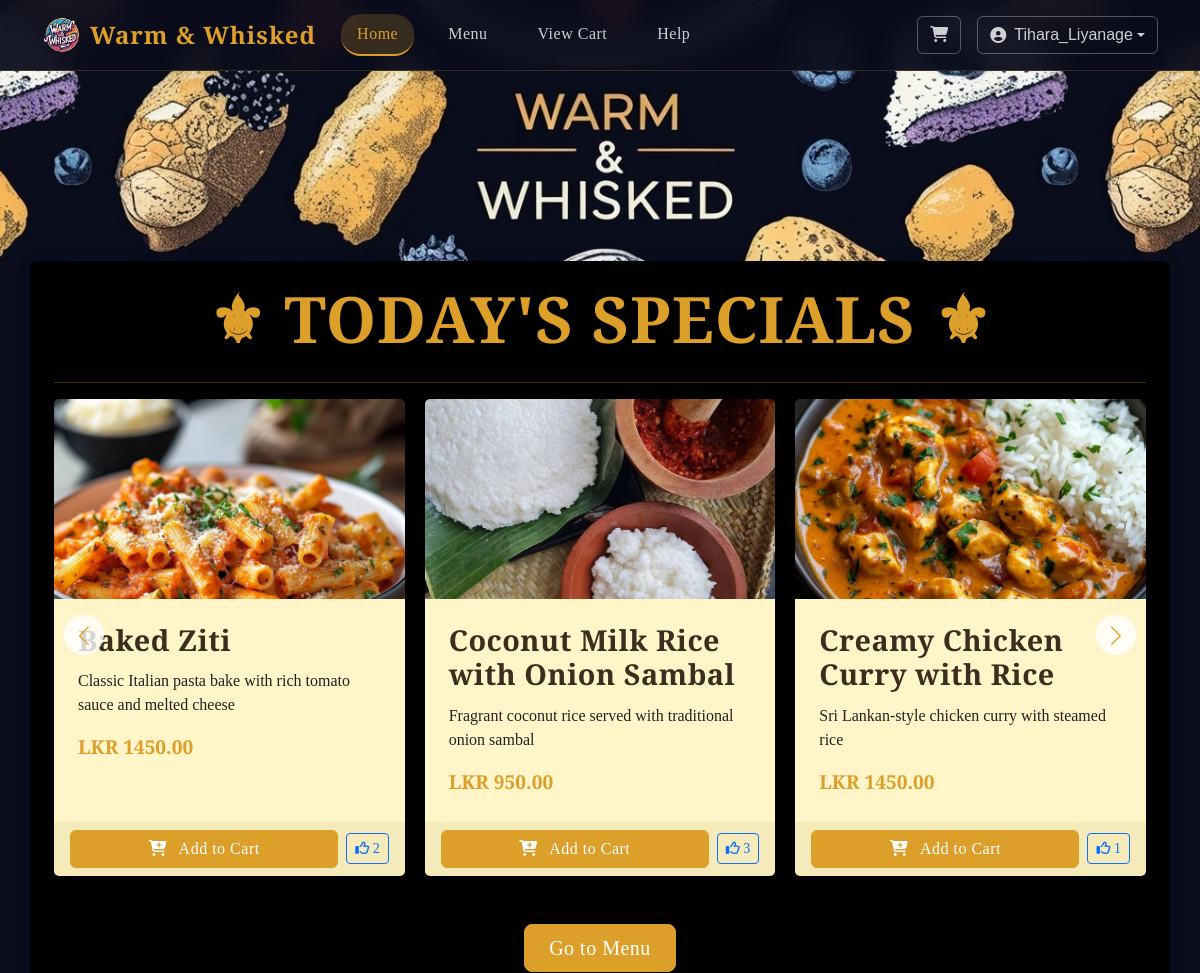
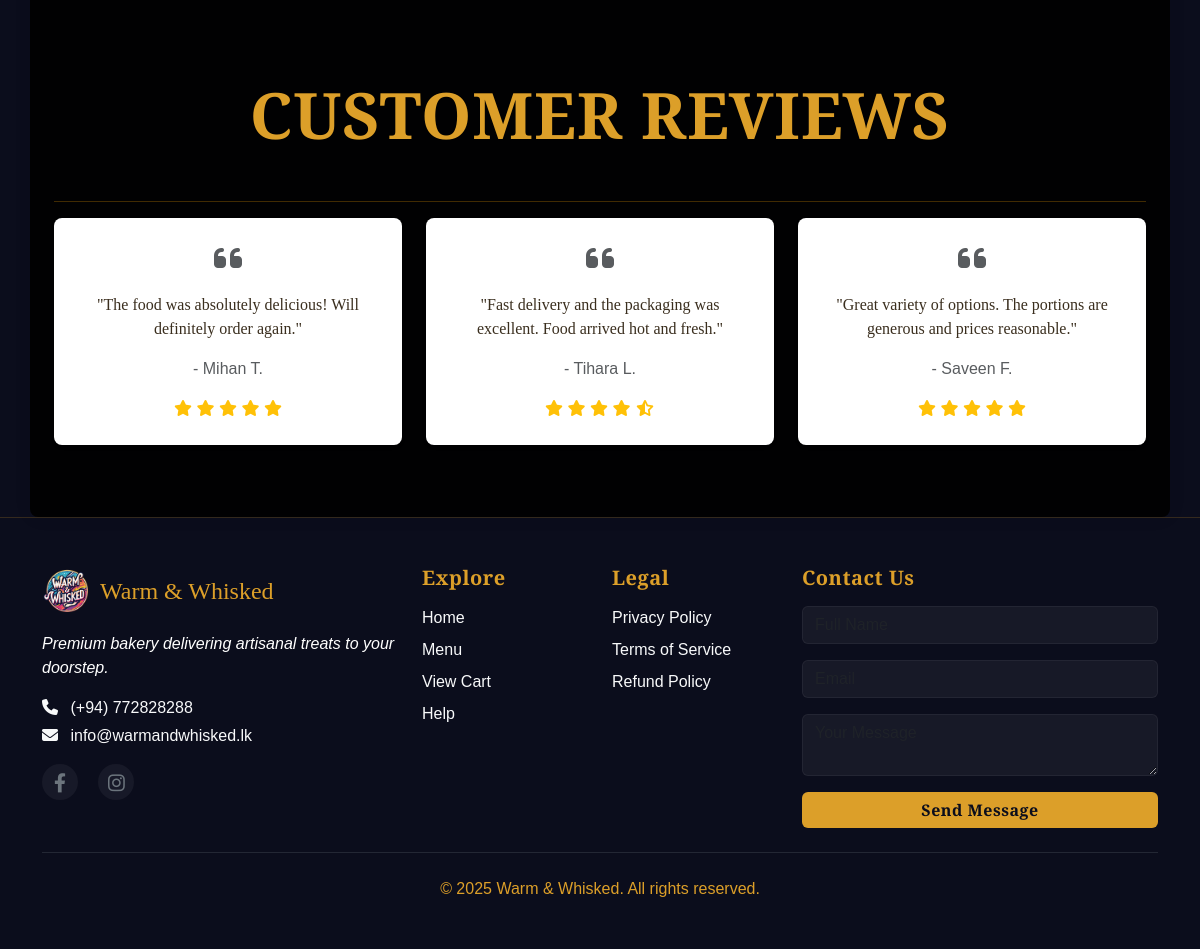
/ (signed in), run on the app's committed database (2 pictures, top to bottom).
### orders/models.py (models this page shows, shortened)
class MenuItem(models.Model):
    CATEGORY_CHOICES = [
        ('MAIN', 'Main Dishes'),
        ('RICE', 'Rice & Curry'),
        ('SAND', 'Sandwiches'),
        ('SIDE', 'Sides'),
    ]
    MEAT_CHOICES = [
        ('VEG', 'Vegetarian'),
        ('CHK', 'Chicken'),
        ('BEF', 'Beef'),
        ('PRK', 'Pork'),
        ('FIS', 'Fish'),
    ]
    name = models.CharField(max_length=100)
    description = models.TextField()
    price = models.DecimalField(max_digits=8, decimal_places=2)
    category = models.CharField(max_length=4, choices=CATEGORY_CHOICES)
    meat_category = models.CharField(
        max_length=3,
        choices=MEAT_CHOICES,
        default='VEG'
    )
    image = models.CharField(max_length=100)
    is_special = models.BooleanField(default=False)
    available = models.BooleanField(default=True)
    created_at = models.DateTimeField(auto_now_add=True)
    likes = models.ManyToManyField(User, related_name='liked_items', blank=True)
    @property
    def like_count(self):
        return self.likes.count()

### orders/views.py (the view)
# urls.py: path('', views.home, name='home'),
def home(request):
    specials = MenuItem.objects.filter(is_special=True)
    categories = MenuItem.CATEGORY_CHOICES
    return render(request, 'orders/pages/home.html', {
        'specials': specials,
        'categories': categories
    })

### orders/templates/orders/pages/home.html (shortened to what this page needs)
{% extends 'orders/pages/base.html' %}
{% load static %}
{% block hero_section %}
<div class="hero-container">
    <img src="{% static 'images/hero_3.jpg' %}" alt="Hero Image" class="hero-img">
</div>
{% endblock %}
{% block content %}
<div class="container mt-0">
    <h3 class="text-center mb-4" style="font-family: 'Cormorant Garamond';
    font-weight: 600;
    font-size: 4rem;
    color: #dc9f29;
    letter-spacing: 1px;
    text-align: center;
    margin: 0 0 15px;
    text-transform: uppercase;
    " > ⚜ Today's Specials ⚜ </h3><hr>
    <div class="position-relative">
        <div class="swiper specials-swiper">
            <div class="swiper-wrapper">
                {% for item in specials %}
                <div class="swiper-slide">
                    <div class="card shadow h-100" style="background-color: #fff5c8; border: none">
                        <img src="{% static item.image %}" class="card-img-top img-fluid" style="height: 200px; object-fit: cover;" alt="{{ item.name }}">
                        <div class="card-body">
                            <h5 class="card-title">{{ item.name }}</h5>
                            <p class="card-text" style="color: #232121; flex-grow: 1;">
                                {{ item.description }}
                            </p>
                            <div style="font-family: 'Cormorant', serif;
                                font-weight: 400;
                                font-size: 1.2rem;
                                line-height: 1.5;
                                color: #dc9f29;
                                margin-top: auto;">
                                <strong>LKR {{ item.price }}</strong>
                            </div>
                        </div>
                        <div class="card-footer border-0 d-flex justify-content-between align-items-center" style="background-color: #f5eab9;">
                            {% if user.is_authenticated %}
                                <form action="{% url 'add_to_cart' item_id=item.id %}" method="post" class="me-2 mb-0 flex-grow-1">
                                    <button type="submit" class="btn btn-primary w-100">
                                        <i class="fas fa-cart-plus me-2" ></i> Add to Cart
                                    </button>
                                </form>
                                <button class="btn btn-sm like-btn {% if item.is_liked %}btn-primary{% else %}btn-outline-primary{% endif %}"
                                        data-item-id="{{ item.id }}">
                                    <i class="far fa-thumbs-up"></i>
                                    <span class="like-count">{{ item.like_count }}</span>
                                </button>
                            {% endif %}
                        </div>
                    </div>
                </div>
                {% endfor %}
            </div>
            <div class="swiper-button-next"></div>
            <div class="swiper-button-prev"></div>
        </div>
    </div>
</div><br>
<br>
<section class="order-now py-5">
    <div class="container text-center">
        <a href="{% url 'orders' %}" class="btn btn-primary btn-lg px-4">Go to Menu</a>
    </div>
</section>
<section class="py-5">
    <div class="container">
        <h2 class="text-center mb-5" style="padding-top: 10px;
        font-family: 'Cormorant Garamond';
        font-weight: 600;
        font-size: 4rem;
        color: #dc9f29;
        letter-spacing: 1px;
        text-align: center;
        margin: 20px 0 15px;
        text-transform: uppercase;
        " >Customer Reviews</h2><hr>
        <div class="row">
            <div class="col-md-4 mb-4">
                <div class="card h-100 border-0 shadow-sm">
                    <div class="card-body text-center">
                        <div class="mb-3">
                            <i class="fas fa-quote-left fa-2x text-muted"></i>
                        </div>
                        <p class="card-text">"The food was absolutely delicious! Will definitely order again."</p>
                        <p class="text-muted">- Mihan T.</p>
                        <div class="text-warning">
                            <i class="fas fa-star"></i>
                            <i class="fas fa-star"></i>
                            <i class="fas fa-star"></i>
                            <i class="fas fa-star"></i>
                            <i class="fas fa-star"></i>
                        </div>
                    </div>
                </div>
            </div>
            <div class="col-md-4 mb-4">
                <div class="card h-100 border-0 shadow-sm">
                    <div class="card-body text-center">
                        <div class="mb-3">
                            <i class="fas fa-quote-left fa-2x text-muted"></i>
                        </div>
                        <p class="card-text">"Fast delivery and the packaging was excellent. Food arrived hot and fresh."</p>
                        <p class="text-muted">- Tihara L.</p>
                        <div class="text-warning">
                            <i class="fas fa-star"></i>
                            <i class="fas fa-star"></i>
                            <i class="fas fa-star"></i>
                            <i class="fas fa-star"></i>
                            <i class="fas fa-star-half-alt"></i>
                        </div>
                    </div>
                </div>
            </div>
            <div class="col-md-4 mb-4">
                <div class="card h-100 border-0 shadow-sm">
                    <div class="card-body text-center">
                        <div class="mb-3">
                            <i class="fas fa-quote-left fa-2x text-muted"></i>
                        </div>
                        <p class="card-text">"Great variety of options. The portions are generous and prices reasonable."</p>
                        <p class="text-muted">- Saveen F.</p>
                        <div class="text-warning">
                            <i class="fas fa-star"></i>
                            <i class="fas fa-star"></i>
                            <i class="fas fa-star"></i>
                            <i class="fas fa-star"></i>
                            <i class="fas fa-star"></i>
                        </div>
                    </div>
                </div>
            </div>
        </div>
    </div>
</section>
{% endblock %}
{% block extra_js %}
<link rel="stylesheet" href="https://cdn.jsdelivr.net/npm/swiper@11/swiper-bundle.min.css" />
{% endblock %}

### orders/templates/orders/pages/base.html (shortened to what this page needs)
{% load static %}
<!DOCTYPE html>
<html lang="en">
<head>
    <link href="https://cdn.jsdelivr.net/npm/bootstrap@5.3.0/dist/css/bootstrap.min.css" rel="stylesheet">
    <link rel="stylesheet" href="https://cdnjs.cloudflare.com/ajax/libs/font-awesome/6.4.0/css/all.min.css">
    <link rel="stylesheet" href="{% static 'orders/css/style.css' %}">
</head>
<body>
    <nav class="navbar navbar-expand-lg navbar-dark bg-dark fixed-top">
        <div class="container">
            <a class="navbar-brand d-flex align-items-center" href="{% url 'home' %}">
                <img src="{% static 'images/logo.png' %}" alt="Logo" height="40" class="me-2">
                <span class="brand-name">Warm & Whisked</span>
            </a>
            <div class="collapse navbar-collapse" id="navbarNav">
                <ul class="navbar-nav me-auto">
                    <li class="nav-item mx-1">
                        <a class="nav-link px-3 py-2 {% if request.resolver_match.url_name == 'home' %}active{% endif %}" href="{% url 'home' %}">Home</a>
                    </li>
                    <li class="nav-item mx-1">
                        <a class="nav-link px-3 py-2 {% if request.resolver_match.url_name == 'orders' %}active{% endif %}" href="{% url 'orders' %}">Menu</a>
                    </li>
                    <li class="nav-item mx-1">
                        <a class="nav-link px-3 py-2 {% if request.resolver_match.url_name == 'cart' %}active{% endif %}" href="{% url 'cart' %}">View Cart</a>
                    </li>
                    <li class="nav-item mx-1">
                        <a class="nav-link px-3 py-2 {% if request.resolver_match.url_name == 'help' %}active{% endif %}" href="{% url 'help' %}">Help</a>
                    </li>
                </ul>
                <div class="d-flex align-items-center">
                    <a href="{% url 'cart' %}" class="btn btn-outline-light position-relative me-3">
                        <i class="fas fa-shopping-cart"></i>
                    </a>
                    {% if user.is_authenticated %}
                        <div class="dropdown">
                            <button class="btn btn-outline-light dropdown-toggle d-flex align-items-center" type="button" id="userDropdown" data-bs-toggle="dropdown">
                                <i class="fas fa-user-circle me-2"></i> {{ user.username }}
                            </button>
                        </div>
                    {% else %}
                        <a href="{% url 'login' %}" class="btn btn-outline-light me-2">Login</a>
                        <a href="{% url 'signup' %}" class="btn btn-gold">Sign Up</a>
                    {% endif %}
                </div>
            </div>
        </div>
    </nav>
    {% block hero_section %}{% endblock %}
<main class="container main-content" style="padding-top: 20px; min-height: calc(100vh - 100px);">
    {% block content %}{% endblock %}
</main>
<footer class="footer bg-dark text-light py-5">
    <div class="container">
        <div class="row g-4">
            <div class="col-lg-4 col-md-6 order-lg-1 order-1">
                <div class="d-flex align-items-center mb-3">
                    <img src="{% static 'images/logo.png' %}" alt="Warm & Whisked" height="50" class="me-2">
                    <h4 class="mb-0 brand-name" style = "font-family: 'Cormorant', serif; color:#dc9f29">Warm & Whisked</h4>
                </div>
                <p class="mb-3" style="color: white; font-style: italic">
                    Premium bakery delivering artisanal treats to your doorstep.
                </p>
                <div class="text mb-3">
                    <p class="mb-1"><i class="fas fa-phone me-2"></i> (+94) 772828288</p>
                    <p class="mb-1"><i class="fas fa-envelope me-2"></i> info@warmandwhisked.lk</p>
                </div>
                <div class="social-icons">
                    <a href="https://www.facebook.com/profile.php?id=61574591783072" class="text-decoration-none me-3" target="_blank" rel="noopener noreferrer">
                        <i class="fab fa-facebook-f"></i>
                    </a>
                    <a href="https://www.instagram.com/warmandwhiskedbakerymd/" class="text-decoration-none me-3" target="_blank" rel="noopener noreferrer">
                        <i class="fab fa-instagram"></i>
                    </a>
                </div>
            </div>
            <div class="col-lg-2 col-md-6 order-lg-2 order-3">
                <h5 class="mb-3 text-gold">Explore</h5>
                <ul class="list-unstyled">
                    <li class="mb-2"><a href="{% url 'home' %}" class="text-decoration-none text-light">Home</a></li>
                    <li class="mb-2"><a href="{% url 'orders' %}" class="text-decoration-none text-light">Menu</a></li>
                    <li class="mb-2"><a href="{% url 'cart' %}" class="text-decoration-none text-light">View Cart</a></li>
                    <li class="mb-2"><a href="{% url 'help' %}" class="text-decoration-none text-light">Help</a></li>
                </ul>
            </div>
            <div class="col-lg-2 col-md-6 order-lg-3 order-4">
                <h5 class="mb-3 text-gold">Legal</h5>
                <ul class="list-unstyled">
                    <li class="mb-2">
                        <a href="{% url 'privacy_policy' %}" class="text-decoration-none text-light">Privacy Policy</a>
                    </li>
                    <li class="mb-2">
                        <a href="{% url 'terms_of_service' %}" class="text-decoration-none text-light">Terms of Service</a>
                    </li>
                    <li class="mb-2">
                        <a href="{% url 'refund_policy' %}" class="text-decoration-none text-light">Refund Policy</a>
                    </li>
                </ul>
            </div>
            <div class="col-lg-4 col-md-6 order-lg-4 order-2">
                <h5 class="mb-3 text-gold">Contact Us</h5>
                <form method="post" action="{% url 'contact' %}">
                    <div class="mb-3">
                        <input type="text" class="form-control bg-dark text-light border-secondary" name="name" placeholder="Full Name" required>
                    </div>
                    <div class="mb-3">
                        <input type="email" class="form-control bg-dark text-light border-secondary" name="email" placeholder="Email" required>
                    </div>
                    <div class="mb-3">
                        <textarea class="form-control bg-dark text-light border-secondary" name="message" placeholder="Your Message" required></textarea>
                    </div>
                    <button type="submit" class="btn btn-gold w-100">Send Message</button>
                </form>
            </div>
        </div>
        <hr class="my-4 border-secondary">
        <div class="text-center">
            <p class="text mb-0" style="color: #dc9f29">&copy; 2025 Warm & Whisked. All rights reserved.</p>
        </div>
    </div>
</footer>
    {% block extra_js %}{% endblock %}
</body>
</html>

### data on the page
MenuItem: image (picture), name "Baked Ziti", description "Classic Italian pasta bake with rich tomato sauce and melted cheese", price "1450.00", like_count "2"
MenuItem: image (picture), name "Coconut Milk Rice with Onion Sambal", description "Fragrant coconut rice served with traditional onion sambal", price "950.00", like_count "3"
MenuItem: image (picture), name "Creamy Chicken Curry with Rice", description "Sri Lankan-style chicken curry with steamed rice", price "1450.00", like_count "1"

### other printed values
{{ user.username }} "Tihara_Liyanage"
